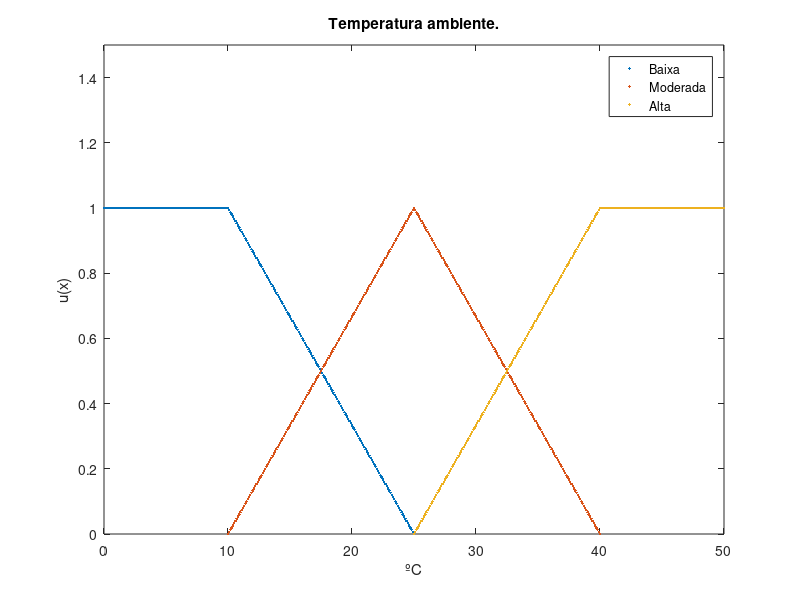

Write the MATLAB code that produced this figure.

## Author: Emerson <emerson@emerson-300E5M-300E5L>

function [Conj_Fuzzy] = Temperatura ()  ## demanda evaporativa

function [r] = equacao_geral_reta (P1,P2)
  # retonra a equação da reta y = ax+b
  # y - y0 = m*(x - x0)
  # m = y1-y0 / x1-x0  
  
  m = (P2(2)-P1(2))/(P2(1)-P1(1));
  b = m*(-P1(1))+P1(2);
  r(1,1) = m;
  r(2,1) = b;
endfunction

tempUx = 0:0.1:50; ## Universo de discurso
l = columns(tempUx);

# Temperatura baixa  até 15º C
p1=[10 1];
p2=[25 0];
r= equacao_geral_reta (p1,p2);
for i=1:l
  if tempUx(i)<p1(1);
    tempBaixa(1,i) = 1;
    tempBaixa(2,i) = 1;
  elseif  (p1(1)<= tempUx(i)) & (tempUx(i)<= p2(1))
    tempBaixa(1,i) = r(1)*tempUx(i)+r(2);
    tempBaixa(2,i) = 1;
  else;
    tempBaixa(1,i) = 0;
    tempBaixa(2,i) = 0;
  endif
endfor
%
l0 = 1;
l1 = find(tempUx==p2(1));
plot(tempUx(l0:l1),tempBaixa(1,l0:l1),'.');
hold on;
%}
# Temperatura moderada  até entre 15º e 35º C
p1=[10 0];
p2=[25 1];
p3=[40 0];
r1= equacao_geral_reta (p1,p2);
r2= equacao_geral_reta (p2,p3);
for i=1:l
  if tempUx(i)<p1(1);
    tempModerada(1,i) = 0;
    tempModerada(2,i) = 0;
  elseif  (p1(1)<= tempUx(i)) & (tempUx(i)<= p2(1))
    tempModerada(1,i) = r1(1)*tempUx(i)+r1(2);
    tempModerada(2,i) = 1;
  elseif  (p2(1)<= tempUx(i)) & (tempUx(i)<= p3(1))
    tempModerada(1,i) = r2(1)*tempUx(i)+r2(2);
    tempModerada(2,i) = 1;
  else;
    tempModerada(1,i) = 0;
    tempModerada(2,i) = 0;
  endif
endfor
%
l0 = find(tempUx==p1(1));
l1 = find(tempUx==p3(1));
plot(tempUx(l0:l1),tempModerada(1,l0:l1),'.');
hold on;
%}
# Temperatura Alta maior que e 35º C
p1=[25 0];
p2=[40 1];
r1= equacao_geral_reta (p1,p2);
for i=1:l
  if tempUx(i)<p1(1);
    tempAlta(1,i) = 0;
    tempAlta(2,i) = 0;
  elseif  (p1(1)<= tempUx(i)) & (tempUx(i)<= p2(1))
    tempAlta(1,i) = r1(1)*tempUx(i)+r1(2);
    tempAlta(2,i) = 1;
  else;
    tempAlta(1,i) = 1;
    tempAlta(2,i) = 1;
  endif
endfor
%
l0 = find(tempUx==p1(1));
l1 = l;
plot(tempUx(l0:l1),tempAlta(1,l0:l1),'.');
hold on;
title ("Temperatura ambiente.");
xlabel ("ºC");
ylabel ("u(x)");
legend ("Baixa","Moderada","Alta");
xlim ([0 tempUx(end)]);
ylim ([0 1.5]);
%}
Conj_Fuzzy(1,:)= tempUx;
Conj_Fuzzy(2,:)= tempBaixa(1,:);
Conj_Fuzzy(3,:)= tempBaixa(2,:);
Conj_Fuzzy(4,:)= tempModerada(1,:);
Conj_Fuzzy(5,:)= tempModerada(2,:);
Conj_Fuzzy(6,:)= tempAlta(1,:);
Conj_Fuzzy(7,:)= tempAlta(2,:);

%{
R = tempUx'
l = rows(Conj_Fuzzy);
for i=1:l
  R(:,i) = Conj_Fuzzy(i,:)'
endfor
%}
endfunction
